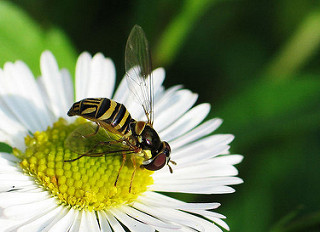
#> input picture image.jpg, 320 x 232 px
$ python gui.py
#> lines starting #> are read from the running program, lines starting #| are printed output that depends on the picture
from tkinter import *
from tkinter import messagebox

from tkinter.filedialog import askopenfilename
import matplotlib.pyplot as plt
import sys
import re
import numpy as np
from PIL import Image, ImageTk
from time import time
import cv2

img = cv2.imread("image.jpg")
#> img is the input picture: shape (232, 320, 3); mean B, G, R 83.2, 127.1, 111.4
b,g,r = cv2.split(img)
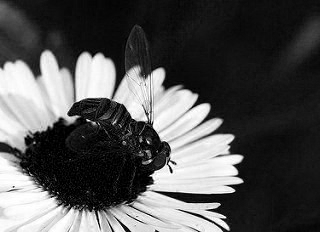
#> b: shape (232, 320); min 0, max 255, mean 83.2
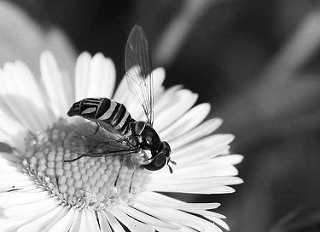
#> g: shape (232, 320); min 0, max 255, mean 127.1
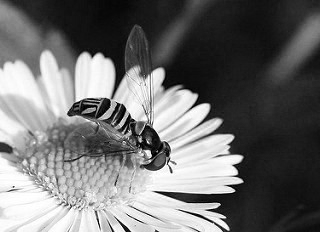
#> r: shape (232, 320); min 0, max 255, mean 111.4
img = cv2.merge((r,g,b))
img = cv2.resize(img, (538, 424))
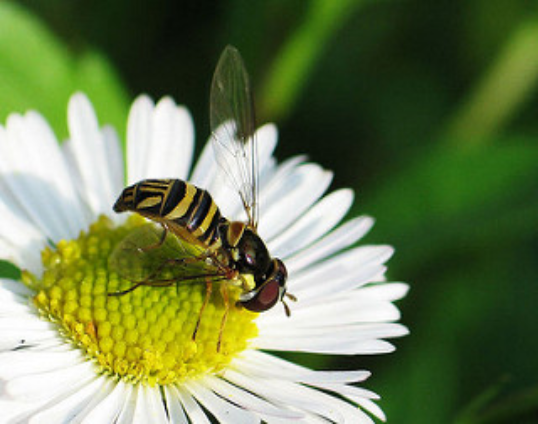
#> img: shape (424, 538, 3); mean R, G, B 111.3, 127, 83.1

def on_closing():
    if messagebox.askokcancel("QUIT", "Do you want to quit?"):
        sys.exit()

root = Tk()

# root settings Start
root.title('Sentinent Analysis')
root.geometry("1000x600")
root.resizable(0,0)
root.configure(background='white')
# root settings End

# Creating Frame Start
buttonFrame = Frame(root)
videoFrame = Frame(root)
infoFrame = Frame(root)
# Creating Frame End

# buttonFrame Configuration Start
buttonFrame.configure(borderwidth=0, highlightthickness=0)

# buttonFrame Configuration End

# Add Button to buttonFrame Start
onButton = Button(buttonFrame, text="On", background="#FF9494", fg="#FFFFFF", padx=10, pady=5, borderwidth=0)
offButton = Button(buttonFrame, text="Off", background="#969696", fg="#FFFFFF", padx=10, pady=5, borderwidth=0)
selectButton = Button(buttonFrame, text="Image From System", background="#FFFFFF", fg="#FF9494", padx=15, pady=5, borderwidth=0)


onButton.grid(row=0,column=0)
offButton.grid(row=0,column=1)
selectButton.grid(row=0,column=2)
# Add Button to buttonFrame End

# Add Frame to videoFrame Start
im = Image.fromarray(img)
imgtk = ImageTk.PhotoImage(image=im)
# Add Frame to videoFrame End

# Place Frame Start
buttonFrame.place(x=345, y=23)

Label(root, image=imgtk).place(x=53, y=111)
# Place Frame End

root.protocol("WM_DELETE_WINDOW", on_closing)
root.mainloop()

$ run again, with photo.jpg copied over image.jpg
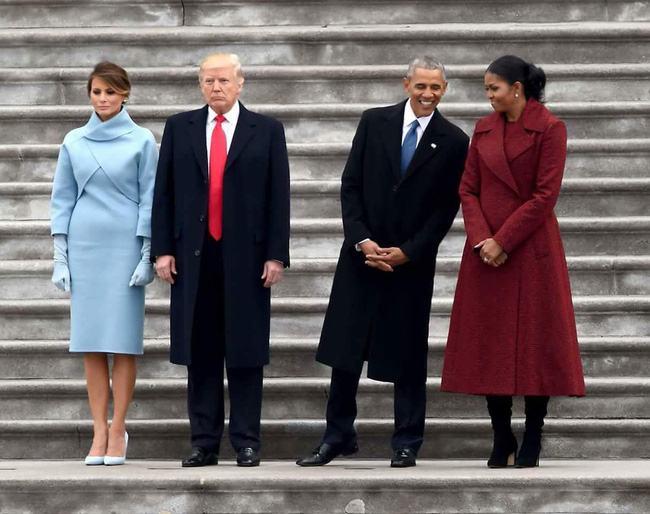
#> input picture photo.jpg, 650 x 514 px
#> img is the input picture: shape (514, 650, 3); mean B, G, R 100.5, 98.6, 107.3
#> `b,g,r = cv2.split(img)`:
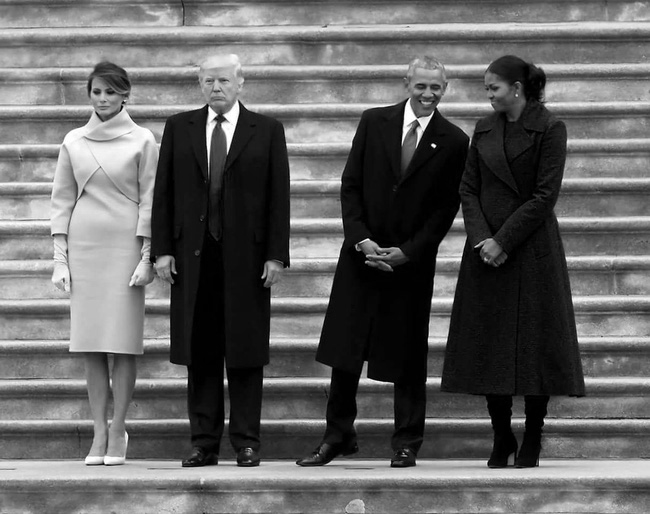
#> g: shape (514, 650); min 0, max 255, mean 98.6
#> `b,g,r = cv2.split(img)`:
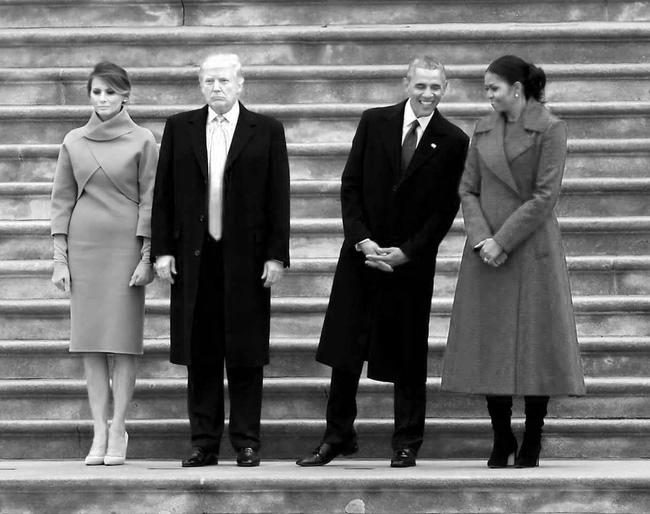
#> r: shape (514, 650); min 0, max 255, mean 107.3
